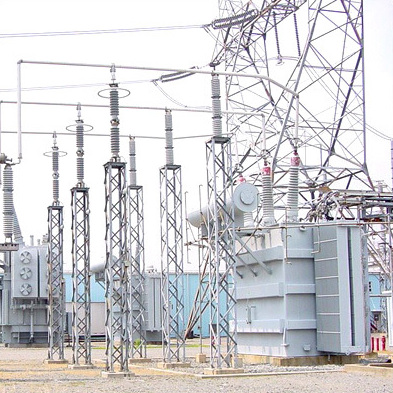
#> input picture Project/Code/SIFT Algorithm/power_substation_focus1.jpg, 393 x 393 px
$ python sift_test.py   (older library calls are emulated)
#> lines starting #> are read from the running program, lines starting #| are printed output that depends on the picture
import cv2
import numpy as np

img = cv2.imread('power_substation_focus1.jpg')
#> img is the input picture: shape (393, 393, 3); mean B, G, R 208.9, 206, 206.7
gray= cv2.cvtColor(img,cv2.COLOR_BGR2GRAY)
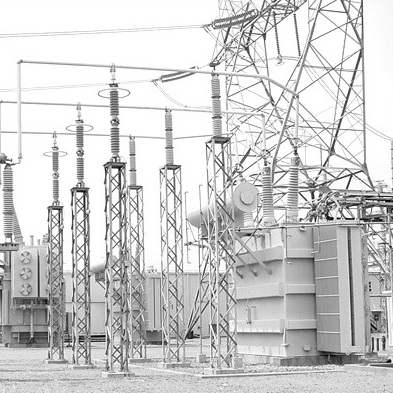
#> gray: shape (393, 393); min 1, max 255, mean 206.6

sift = cv2.SIFT()
kp = sift.detect(gray,None)
#> kp = 1347 keypoints; strongest (x, y, size): (332, 218, 2.2), (389, 361, 2.3), (301, 219, 2), (210, 141, 1.9)

#img=cv2.drawKeypoints(gray,kp)

img=cv2.drawKeypoints(gray,kp,flags=cv2.DRAW_MATCHES_FLAGS_DRAW_RICH_KEYPOINTS)
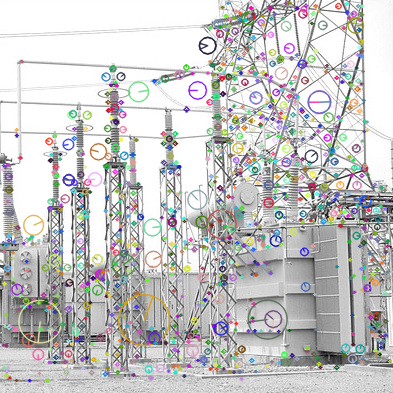
#> img: shape (393, 393, 3); mean of channels 0, 1, 2 199, 199.3, 199.5; drawn as B, G, R

cv2.imwrite('sift_keypoints.jpg',img)

$ run again, with Project/Code/SIFT Algorithm/power_substation.jpg copied over Project/Code/SIFT Algorithm/power_substation_focus1.jpg
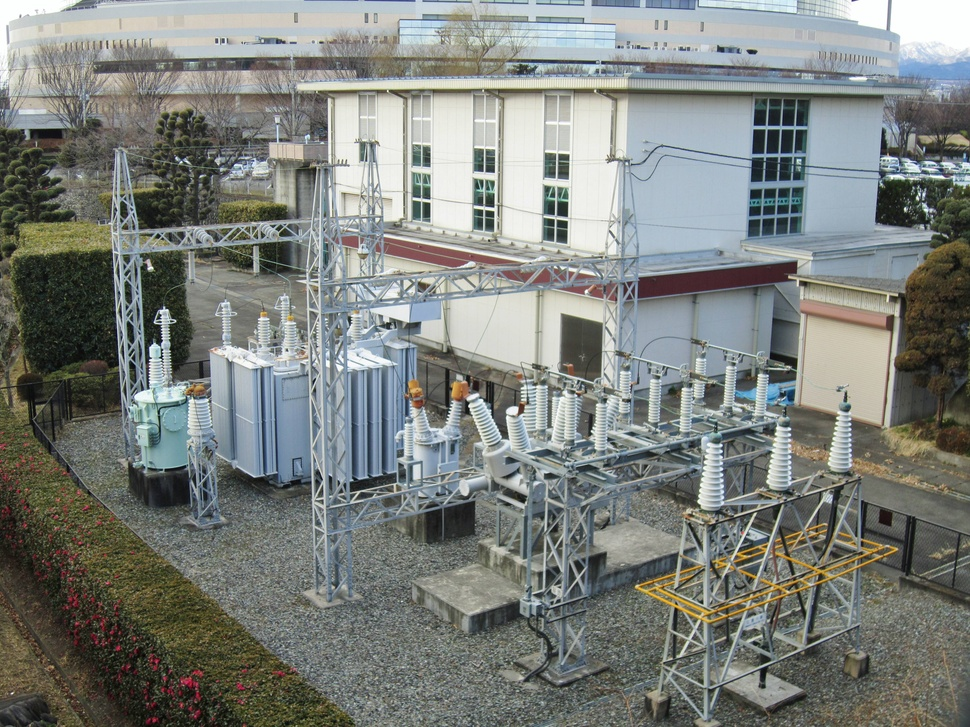
#> input picture Project/Code/SIFT Algorithm/power_substation.jpg, 970 x 727 px, shrunk from 4320 x 3240 before the run
#> img is the input picture: shape (727, 970, 3); mean B, G, R 124, 128.4, 124.3
#> `gray= cv2.cvtColor(img,cv2.COLOR_BGR2GRAY)`:
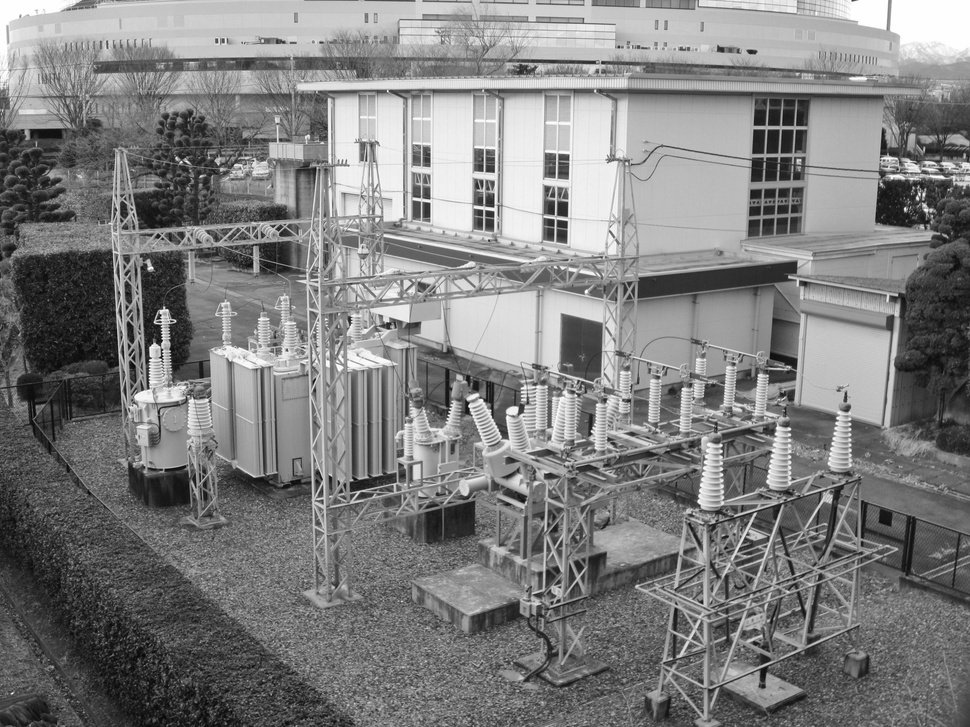
#> gray: shape (727, 970); min 4, max 255, mean 126.6
#> kp = 7661 keypoints; strongest (x, y, size): (905, 209, 2.5), (150, 268, 4.1), (917, 198, 2.3), (924, 194, 2.1)
#> `img=cv2.drawKeypoints(gray,kp,flags=cv2.DRAW_MATCHES_FLAGS_DRAW_RICH_K..`:
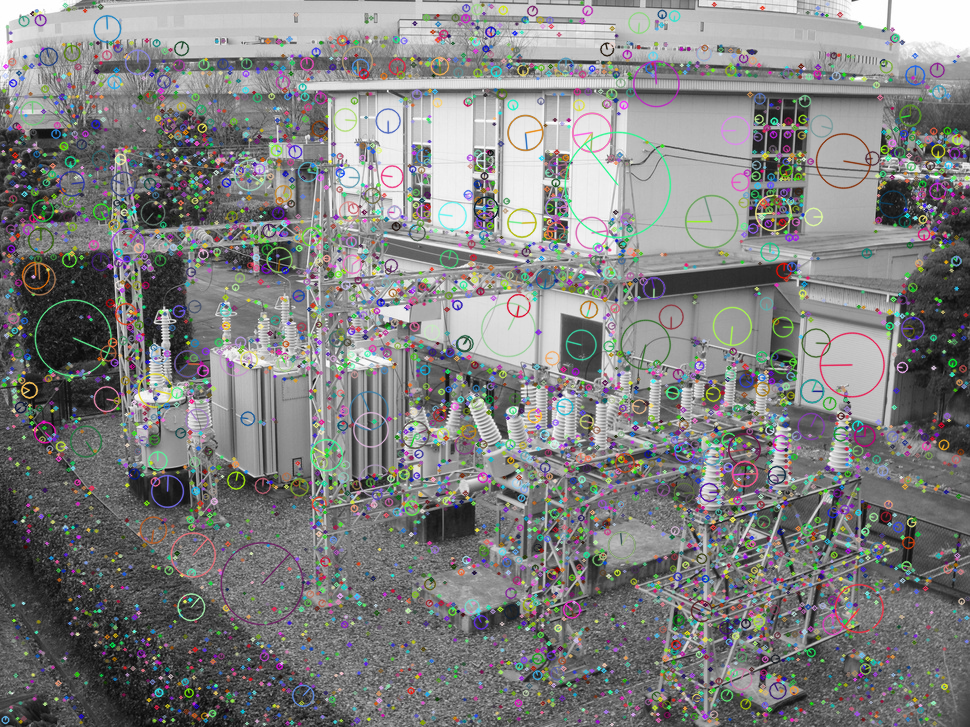
#> img: shape (727, 970, 3); mean of channels 0, 1, 2 127.6, 128, 127.8; drawn as B, G, R

$ run again, with Project/Code/SIFT Algorithm/power_substation2.jpg copied over Project/Code/SIFT Algorithm/power_substation_focus1.jpg
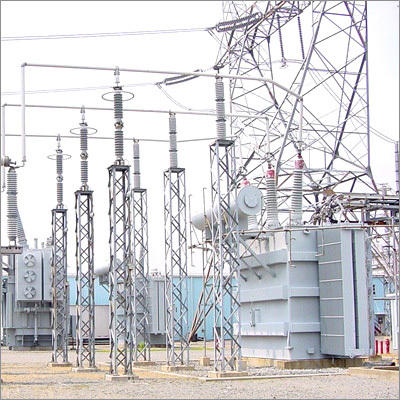
#> input picture Project/Code/SIFT Algorithm/power_substation2.jpg, 400 x 400 px
#> img is the input picture: shape (400, 400, 3); mean B, G, R 208.5, 205.7, 206.5
#> `gray= cv2.cvtColor(img,cv2.COLOR_BGR2GRAY)`:
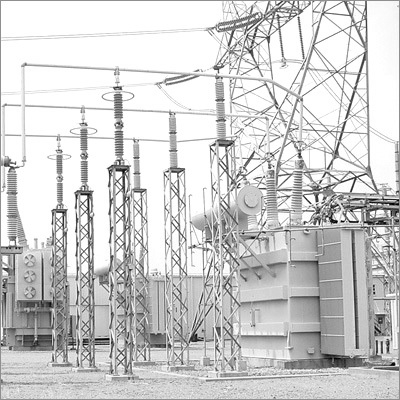
#> gray: shape (400, 400); min 0, max 255, mean 206.3
#> kp = 1401 keypoints; strongest (x, y, size): (336, 221, 2.1), (393, 364, 2.3), (305, 222, 1.9), (333, 221, 3.6)
#> `img=cv2.drawKeypoints(gray,kp,flags=cv2.DRAW_MATCHES_FLAGS_DRAW_RICH_K..`:
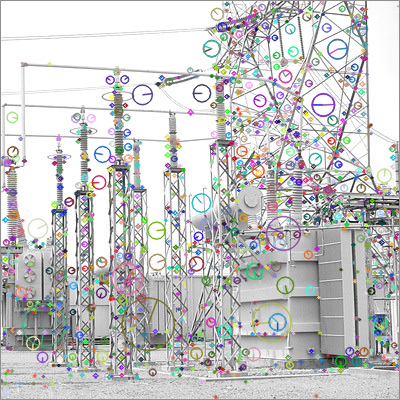
#> img: shape (400, 400, 3); mean of channels 0, 1, 2 198.5, 198.6, 198.4; drawn as B, G, R
